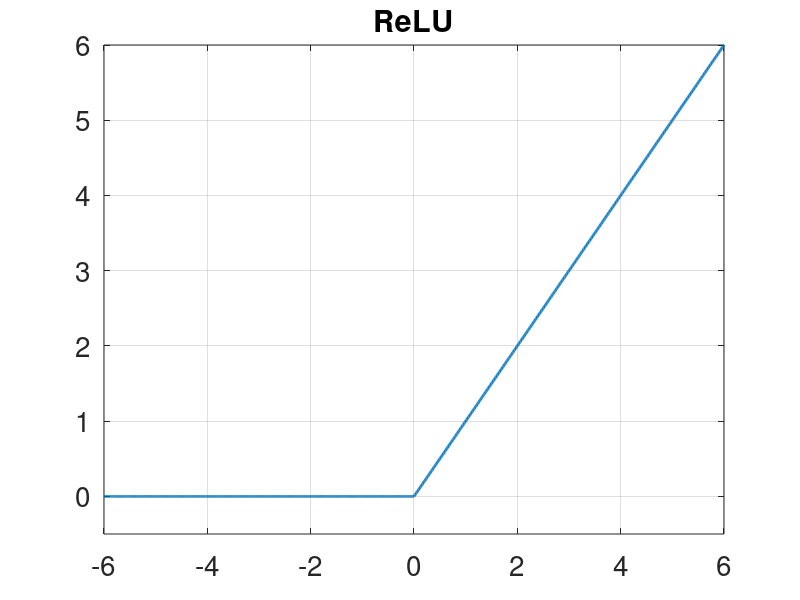
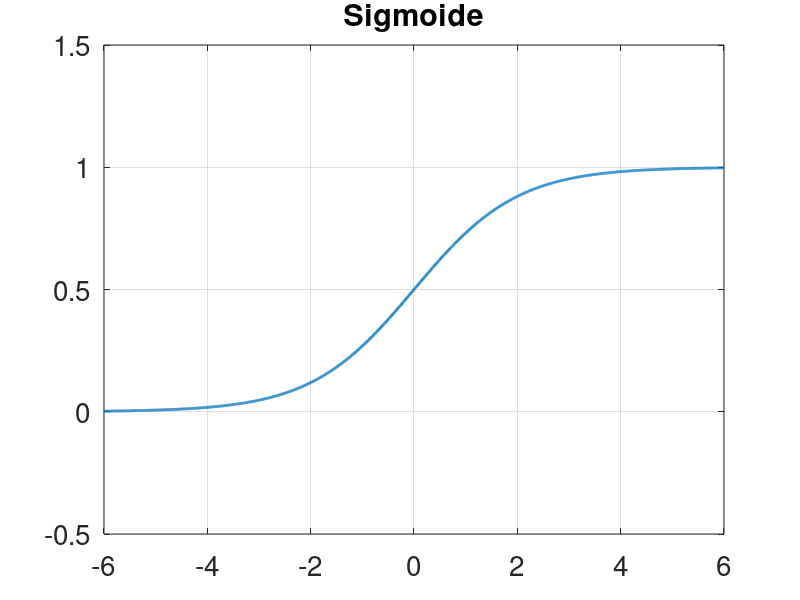
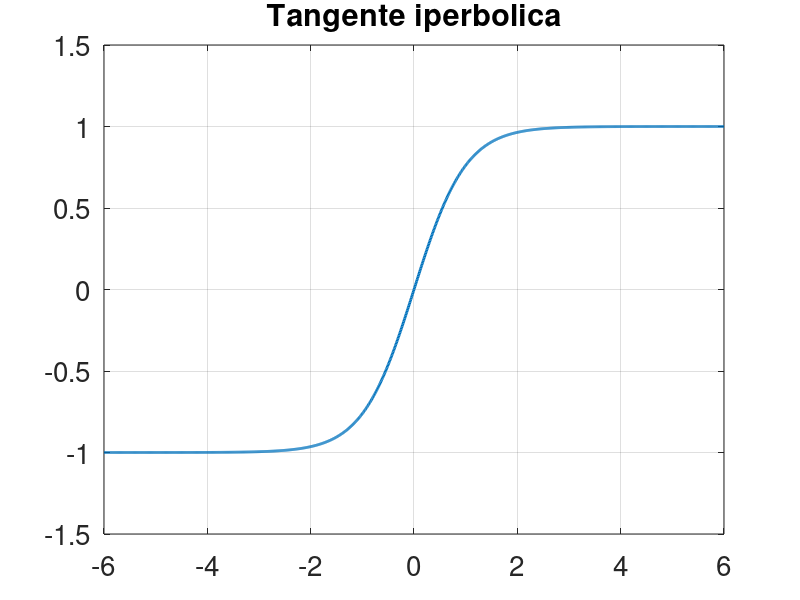
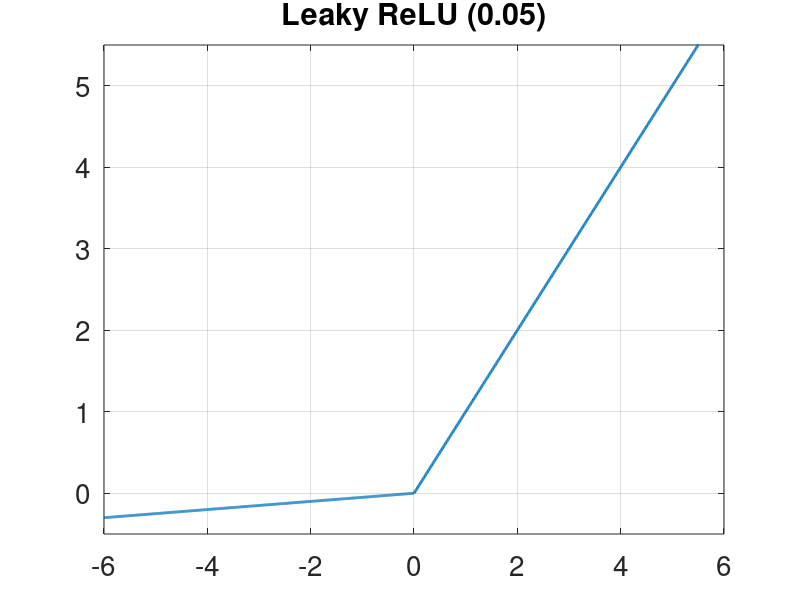

The MATLAB source for these figures, in order:
clear all; close all; clc;

x = [-6:0.01:6];

%% Relu
y_relu = max(0, x);

figure()
plot(x, y_relu, 'LineWidth', 2);
grid on;
title("ReLU")
xlim([-6,6])
ylim([-0.5, 6])
set(gca, 'FontSize', 20)

%% Sigmoide 
y_sigmoide = 1 ./ (1+exp(-x));

figure()
plot(x, y_sigmoide, 'LineWidth', 2);
grid on;
title("Sigmoide")
xlim([-6,6])
ylim([-0.5, 1.5])
set(gca, 'FontSize', 20)

%% Tangente imperbolica

y_tanh = tanh(x);

figure()
plot(x, y_tanh, 'LineWidth', 2);
grid on;
title("Tangente iperbolica")
xlim([-6,6])
ylim([-1.5, 1.5])
set(gca, 'FontSize', 20)

%% Leaki relu
y_leaki = max(0.05*x, x);

figure()
plot(x, y_leaki, 'LineWidth', 2);
grid on;
title("Leaky ReLU (0.05)")
xlim([-6,6])
ylim([-0.5, 5.5])
set(gca, 'FontSize', 20)
